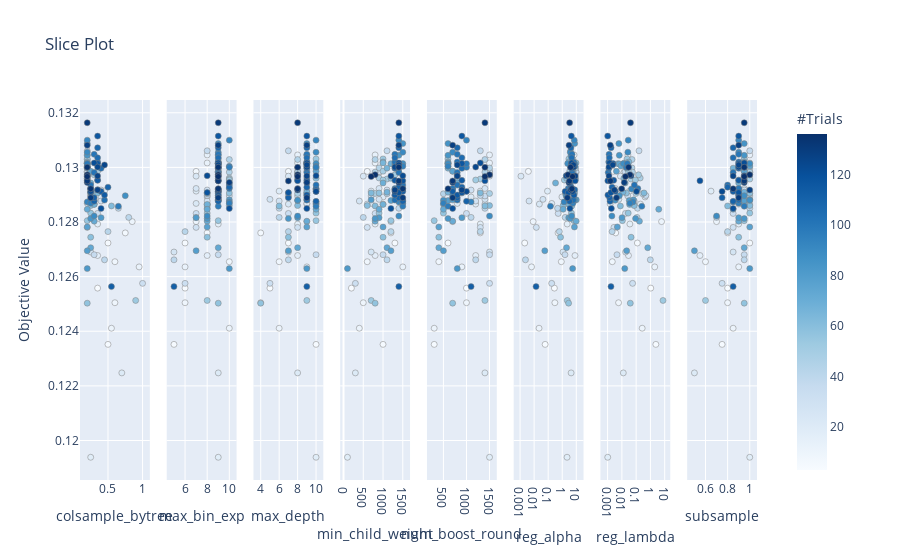

Source (notebook cell):
### Code cell
plot_slice(study)

### Figure 1 — Plotly figure (JSON) as saved in the notebook; plotly's stock layout.template omitted (floating-point values rounded to 4 significant figures; data arrays with more than 128 entries replaced by an {"elided": "..."} marker saying what was removed)
{"data": [{"marker": {"color": {"elided": "134 int values"}, "colorbar": {"title": {"text": "#Trials"}, "x": 1, "xpad": 40, "y": 0.5}, "colorscale": [[0, "rgb(247,251,255)"], [0.125, "rgb(222,235,247)"], [0.25, "rgb(198,219,239)"], [0.375, "rgb(158,202,225)"], [0.5, "rgb(107,174,214)"], [0.625, "rgb(66,146,198)"], [0.75, "rgb(33,113,181)"], [0.875, "rgb(8,81,156)"], [1, "rgb(8,48,107)"]], "line": {"color": "Grey", "width": 0.5}, "showscale": true}, "mode": "markers", "showlegend": false, "type": "scatter", "x": {"elided": "134 float values"}, "xaxis": "x", "y": {"elided": "134 float values"}, "yaxis": "y"}, {"marker": {"color": {"elided": "134 int values"}, "colorbar": {"title": {"text": "#Trials"}, "x": 1, "xpad": 40}, "colorscale": [[0, "rgb(247,251,255)"], [0.125, "rgb(222,235,247)"], [0.25, "rgb(198,219,239)"], [0.375, "rgb(158,202,225)"], [0.5, "rgb(107,174,214)"], [0.625, "rgb(66,146,198)"], [0.75, "rgb(33,113,181)"], [0.875, "rgb(8,81,156)"], [1, "rgb(8,48,107)"]], "line": {"color": "Grey", "width": 0.5}, "showscale": false}, "mode": "markers", "showlegend": false, "type": "scatter", "x": {"elided": "134 int values"}, "xaxis": "x2", "y": {"elided": "134 float values"}, "yaxis": "y2"}, {"marker": {"color": {"elided": "134 int values"}, "colorbar": {"title": {"text": "#Trials"}, "x": 1, "xpad": 40}, "colorscale": [[0, "rgb(247,251,255)"], [0.125, "rgb(222,235,247)"], [0.25, "rgb(198,219,239)"], [0.375, "rgb(158,202,225)"], [0.5, "rgb(107,174,214)"], [0.625, "rgb(66,146,198)"], [0.75, "rgb(33,113,181)"], [0.875, "rgb(8,81,156)"], [1, "rgb(8,48,107)"]], "line": {"color": "Grey", "width": 0.5}, "showscale": false}, "mode": "markers", "showlegend": false, "type": "scatter", "x": {"elided": "134 int values"}, "xaxis": "x3", "y": {"elided": "134 float values"}, "yaxis": "y3"}, {"marker": {"color": {"elided": "134 int values"}, "colorbar": {"title": {"text": "#Trials"}, "x": 1, "xpad": 40}, "colorscale": [[0, "rgb(247,251,255)"], [0.125, "rgb(222,235,247)"], [0.25, "rgb(198,219,239)"], [0.375, "rgb(158,202,225)"], [0.5, "rgb(107,174,214)"], [0.625, "rgb(66,146,198)"], [0.75, "rgb(33,113,181)"], [0.875, "rgb(8,81,156)"], [1, "rgb(8,48,107)"]], "line": {"color": "Grey", "width": 0.5}, "showscale": false}, "mode": "markers", "showlegend": false, "type": "scatter", "x": {"elided": "134 int values"}, "xaxis": "x4", "y": {"elided": "134 float values"}, "yaxis": "y4"}, {"marker": {"color": {"elided": "134 int values"}, "colorbar": {"title": {"text": "#Trials"}, "x": 1, "xpad": 40}, "colorscale": [[0, "rgb(247,251,255)"], [0.125, "rgb(222,235,247)"], [0.25, "rgb(198,219,239)"], [0.375, "rgb(158,202,225)"], [0.5, "rgb(107,174,214)"], [0.625, "rgb(66,146,198)"], [0.75, "rgb(33,113,181)"], [0.875, "rgb(8,81,156)"], [1, "rgb(8,48,107)"]], "line": {"color": "Grey", "width": 0.5}, "showscale": false}, "mode": "markers", "showlegend": false, "type": "scatter", "x": {"elided": "134 int values"}, "xaxis": "x5", "y": {"elided": "134 float values"}, "yaxis": "y5"}, {"marker": {"color": {"elided": "134 int values"}, "colorbar": {"title": {"text": "#Trials"}, "x": 1, "xpad": 40}, "colorscale": [[0, "rgb(247,251,255)"], [0.125, "rgb(222,235,247)"], [0.25, "rgb(198,219,239)"], [0.375, "rgb(158,202,225)"], [0.5, "rgb(107,174,214)"], [0.625, "rgb(66,146,198)"], [0.75, "rgb(33,113,181)"], [0.875, "rgb(8,81,156)"], [1, "rgb(8,48,107)"]], "line": {"color": "Grey", "width": 0.5}, "showscale": false}, "mode": "markers", "showlegend": false, "type": "scatter", "x": {"elided": "134 float values"}, "xaxis": "x6", "y": {"elided": "134 float values"}, "yaxis": "y6"}, {"marker": {"color": {"elided": "134 int values"}, "colorbar": {"title": {"text": "#Trials"}, "x": 1, "xpad": 40}, "colorscale": [[0, "rgb(247,251,255)"], [0.125, "rgb(222,235,247)"], [0.25, "rgb(198,219,239)"], [0.375, "rgb(158,202,225)"], [0.5, "rgb(107,174,214)"], [0.625, "rgb(66,146,198)"], [0.75, "rgb(33,113,181)"], [0.875, "rgb(8,81,156)"], [1, "rgb(8,48,107)"]], "line": {"color": "Grey", "width": 0.5}, "showscale": false}, "mode": "markers", "showlegend": false, "type": "scatter", "x": {"elided": "134 float values"}, "xaxis": "x7", "y": {"elided": "134 float values"}, "yaxis": "y7"}, {"marker": {"color": {"elided": "134 int values"}, "colorbar": {"title": {"text": "#Trials"}, "x": 1, "xpad": 40}, "colorscale": [[0, "rgb(247,251,255)"], [0.125, "rgb(222,235,247)"], [0.25, "rgb(198,219,239)"], [0.375, "rgb(158,202,225)"], [0.5, "rgb(107,174,214)"], [0.625, "rgb(66,146,198)"], [0.75, "rgb(33,113,181)"], [0.875, "rgb(8,81,156)"], [1, "rgb(8,48,107)"]], "line": {"color": "Grey", "width": 0.5}, "showscale": false}, "mode": "markers", "showlegend": false, "type": "scatter", "x": {"elided": "134 float values"}, "xaxis": "x8", "y": {"elided": "134 float values"}, "yaxis": "y8"}], "layout": {"autosize": true, "title": {"text": "Slice Plot"}, "xaxis": {"anchor": "y", "autorange": true, "domain": [0, 0.1031], "range": [0.1039, 1.096], "title": {"text": "colsample_bytree"}, "type": "linear"}, "xaxis2": {"anchor": "y2", "autorange": true, "domain": [0.1281, 0.2312], "range": [4.399, 10.6], "title": {"text": "max_bin_exp"}, "type": "linear"}, "xaxis3": {"anchor": "y3", "autorange": true, "domain": [0.2562, 0.3594], "range": [3.279, 10.72], "title": {"text": "max_depth"}, "type": "linear"}, "xaxis4": {"anchor": "y4", "autorange": true, "domain": [0.3844, 0.4875], "range": [-68.19, 1668.0], "title": {"text": "min_child_weight"}, "type": "linear"}, "xaxis5": {"anchor": "y5", "autorange": true, "domain": [0.5125, 0.6156], "range": [155.8, 1644.0], "title": {"text": "num_boost_round"}, "type": "linear"}, "xaxis6": {"anchor": "y6", "autorange": true, "domain": [0.6406, 0.7438], "range": [-3.411, 1.473], "title": {"text": "reg_alpha"}, "type": "log"}, "xaxis7": {"anchor": "y7", "autorange": true, "domain": [0.7688, 0.8719], "range": [-3.46, 1.348], "title": {"text": "reg_lambda"}, "type": "log"}, "xaxis8": {"anchor": "y8", "autorange": true, "domain": [0.8969, 1], "range": [0.4399, 1.06], "title": {"text": "subsample"}, "type": "linear"}, "yaxis": {"anchor": "x", "autorange": true, "domain": [0, 1], "range": [0.1184, 0.1326], "title": {"text": "Objective Value"}, "type": "linear"}, "yaxis2": {"anchor": "x2", "autorange": true, "domain": [0, 1], "matches": "y", "range": [0.1184, 0.1326], "showticklabels": false, "type": "linear"}, "yaxis3": {"anchor": "x3", "autorange": true, "domain": [0, 1], "matches": "y", "range": [0.1184, 0.1326], "showticklabels": false, "type": "linear"}, "yaxis4": {"anchor": "x4", "autorange": true, "domain": [0, 1], "matches": "y", "range": [0.1184, 0.1326], "showticklabels": false, "type": "linear"}, "yaxis5": {"anchor": "x5", "autorange": true, "domain": [0, 1], "matches": "y", "range": [0.1184, 0.1326], "showticklabels": false, "type": "linear"}, "yaxis6": {"anchor": "x6", "autorange": true, "domain": [0, 1], "matches": "y", "range": [0.1184, 0.1326], "showticklabels": false, "type": "linear"}, "yaxis7": {"anchor": "x7", "autorange": true, "domain": [0, 1], "matches": "y", "range": [0.1184, 0.1326], "showticklabels": false, "type": "linear"}, "yaxis8": {"anchor": "x8", "autorange": true, "domain": [0, 1], "matches": "y", "range": [0.1184, 0.1326], "showticklabels": false, "type": "linear"}}}
